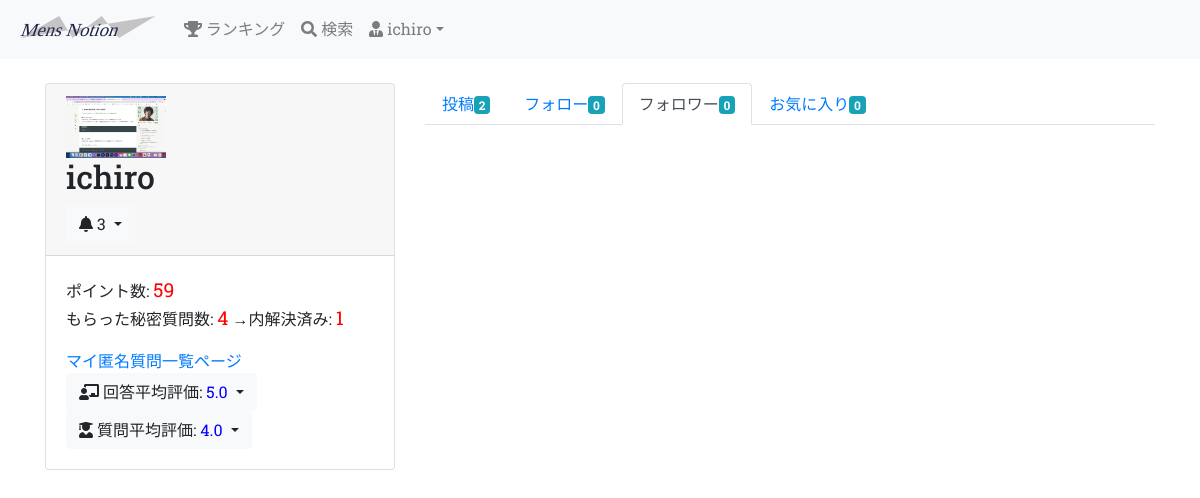
Before: /follower/1/ (signed in) with the older database file.
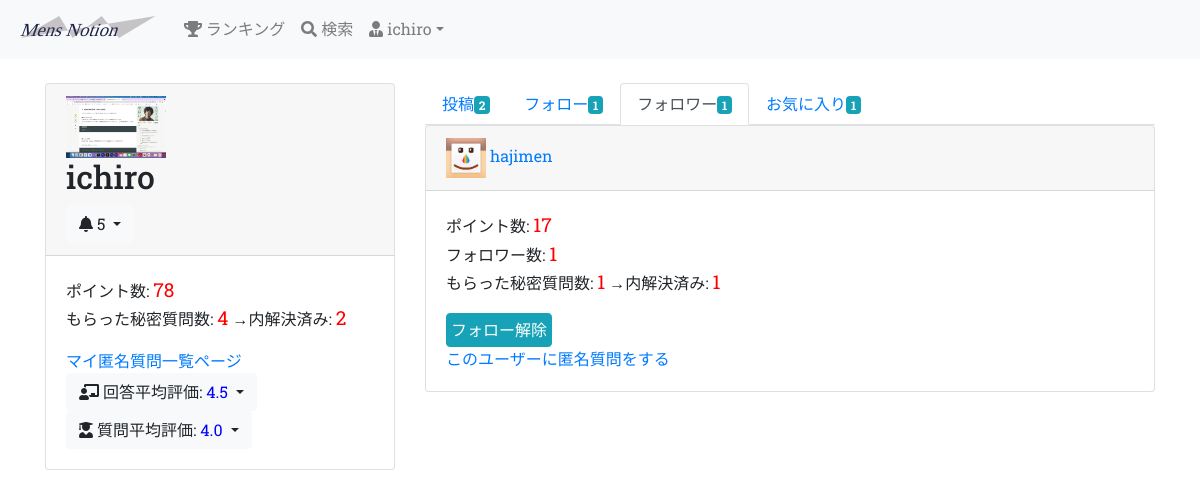
After: the same page with the newer database file.
### groomings/models.py (models this page shows, shortened)
class User(AbstractBaseUser, PermissionsMixin):
    username = models.CharField(max_length=150)
    email = models.EmailField(max_length=255, unique=True)
    image = models.FileField(upload_to='user_image/', null=True, blank=True)
    point = models.IntegerField(default=50, validators=[MinValueValidator(0)])
    follow = models.ManyToManyField(
        'self', blank=True, symmetrical=False, related_name="follower"
    )
    is_active = models.BooleanField(default=True)
    is_staff = models.BooleanField(default=False) # 管理画面にログインできるかどうか
    USERNAME_FIELD = 'email' # このテーブルのレコードを一意に識別
    REQUIRED_FIELDS = ['username'] # スーパーユーザー作成時に入力する(emailとパスワードは必須だからそれ以外で)
    objects = UserManager()
    class Meta:
        db_table = 'user'

class Date(models.Model):
    created_at = models.DateTimeField(default=now)
    class Meta:
        abstract = True

class Question(Date):
    title = models.CharField(max_length=30, null=True, blank=True)
    text = models.TextField(null=False, blank=False)
    image1 = models.FileField(upload_to='question_image/', null=True, blank=True)
    image2 = models.FileField(upload_to='question_image/', null=True, blank=True)
    image3 = models.FileField(upload_to='question_image/', null=True, blank=True)
    give_point = models.IntegerField(blank=False, null=False, default=5, validators=[MinValueValidator(5)])
    giver = models.ForeignKey(
        'User', on_delete=CASCADE, related_name="user_give_question"
    )
    recipient = models.ForeignKey(
        'User', on_delete=SET_NULL, null=True, related_name="user_receive_question"
    )
    to_giver_point = models.IntegerField(validators=[MinValueValidator(1), MaxValueValidator(5)], null=True)
    to_recipient_point = models.IntegerField(validators=[MinValueValidator(1), MaxValueValidator(5)], null=True)
    is_active = models.BooleanField(default=True)
    class Meta:
        db_table = 'question'

### groomings/views.py (the view)
# urls.py: path(r'follower/<int:user_id>/', views.follower, name='follower'), # フォロワーの一覧ページ
@login_required
def follower(request, user_id):
    user = User.objects.get(pk=user_id)
    my_follows = request.user.follow.all() # ログインユーザーがフォローしてるユーザーたち
    followers = user.follower.all() # useridのユーザーのフォロワーたち
    notifys = Notify.objects.filter(user=request.user).order_by('-created_at')
    eval_as_giver = user.user_give_question.filter(is_active=False).order_by('-created_at')
    eval_as_recipient = user.user_receive_question.filter(is_active=False).order_by('-created_at')
    return render(request, 'groomings/follower.html', context={
        "page_owner": user, "my_follows": my_follows, "followers": followers, "notifys": notifys, "eval_as_giver": eval_as_giver, "eval_as_recipient": eval_as_recipient
        })

### groomings/templatetags/tag_event.py (called while the page is built)
@register.filter(name="count_follow")
def count_follow(user):
    return user.follow.all().count()

@register.filter(name="count_follower")
def count_follwer(user):
    return user.follower.all().count()

@register.filter(name="count_my_post")
def count_my_post(user):
    return user.user_post.all().count()

@register.filter(name="count_my_favo")
def count_my_favo(user):
    return user.user_favo_post.all().count()

@register.filter(name="count_unvisit")
def count_unvisit(notifys):
    return notifys.filter(is_visited=False).count()

@register.filter(name="count_nonactive")
def count_nonactive(user):
    return user.user_receive_question.filter(is_active=False).count()

@register.filter(name="ave_eval_ag")
def ave_eval_ag(questions):
    if questions.count() == 0:
        return "none"
    eval = 0
    for question in questions:
        if question.to_giver_point:
            eval += question.to_giver_point
    return eval / questions.count()

### groomings/templates/groomings/follower.html
{% extends "groomings/_user.html" %}
{% load static %}
{% load tag_event %}
{% block posts %}
  <ul class="nav nav-tabs">
    <li class="nav-item"><a href="{% url 'groomings:user' page_owner.id %}" class="nav-link">投稿<span class="badge badge-info">{{ page_owner | count_my_post }}</span></a></li>
    <li class="nav-item"><a href="{% url 'groomings:followee' page_owner.id %}" class="nav-link">フォロー<span class="badge badge-info">{{ page_owner | count_follow }}</span></a></li>
    <li class="nav-item"><a href="{% url 'groomings:follower' page_owner.id %}" class="nav-link active">フォロワー<span class="badge badge-info">{{ page_owner | count_follower }}</span></a></li>
    <li class="nav-item"><a href="{% url 'groomings:user_favo' page_owner.id %}" class="nav-link">お気に入り<span class="badge badge-info">{{ page_owner | count_my_favo }}</span></a></li>
  </ul>
  {% for follower in followers %}
    <div class="card">
      <div class="card-header">
        {% if follower.image %}
          <img src="{{ follower.image.url }}" alt="" width="40px">
        {% else %}
          <img src="{% static 'static_image/default.png' %}" alt="" width="40px">
        {% endif %}
        <a href="{% url 'groomings:user' follower.id  %}">{{ follower.username }}</a>
      </div>
      <div class="card-body">
        <p>
          ポイント数: <span class="number">{{ follower.point }}</span><br>
          フォロワー数: <span class="number">{{ follower.follower.count }}</span><br>
          もらった秘密質問数: <span class="number">{{ follower.user_receive_question.count }}</span> →内解決済み: <span class="number">{{ follower | count_nonactive }}</span>
        </p>
        {% if follower != request.user %}
          {% if follower in my_follows %}
            <a href="{% url 'groomings:unfollow' follower.id %}" class="btn btn-info p-1">フォロー解除</a>
          {% else %}
            <a href="{% url 'groomings:follow' follower.id %}" class="btn btn-outline-info p-1">フォローする</a>
          {% endif %}
          <br><a href="{% url 'groomings:create_question' follower.id %}">このユーザーに匿名質問をする</a>
        {% endif %}
      </div>
    </div>
  {% endfor %}
{% endblock %}

### groomings/templates/groomings/_user.html (shortened to what this page needs)
{% extends "groomings/base.html" %}
{% load static %}
{% load tag_event %}
{% block content %}
  <div class="row">
    <div class="col-md-4">
      <div class="card">
        <div class="card-header">
          {% if page_owner.image %}
            <img src="{{ page_owner.image.url }}" alt="" width="100px">
          {% else %}
            <img src="{% static 'static_image/default.png' %}" alt="" width="100px">
          {% endif %}
          <h2>{{ page_owner.username }}</h2>
          {% if page_owner == request.user %}
            <div class="dropdown notify">
              <button type="button" class="btn btn-light dropdown-toggle" data-toggle="dropdown">
                <i class="fas fa-bell"></i> {{ notifys | count_unvisit }}
              </button>
            </div>
          {% endif %}
        </div>
        <div class="card-body">
          <p>
            ポイント数: <span class="number">{{ page_owner.point }}</span><br>
            もらった秘密質問数: <span class="number">{{ page_owner.user_receive_question.count }}</span> →内解決済み: <span class="number">{{ page_owner | count_nonactive }}</span>
          </p>
          {% if page_owner == request.user %}
            <a href="{% url 'groomings:anyms' %}">マイ匿名質問一覧ページ</a>
          {% endif %}
          <div class="dropdown">
            <button type="button" class="btn btn-light dropdown-toggle" data-toggle="dropdown">
              <i class="fas fa-chalkboard-teacher"></i> 回答平均評価: <span class="secret_number">{{ eval_as_recipient | ave_eval_ar }}</span>
            </button>
          </div>
          <div class="dropdown">
            <button type="button" class="btn btn-light dropdown-toggle" data-toggle="dropdown">
              <i class="fas fa-user-graduate"></i> 質問平均評価: <span class="secret_number">{{ eval_as_giver | ave_eval_ag }}</span>
            </button>
          </div>
        </div>
      </div>
    </div>
    <div class="col-md-8">
      {% block posts %}{% endblock %}
    </div>
  </div>
{% endblock %}

### groomings/templates/groomings/base.html (shortened to what this page needs)
{% load static %}<!DOCTYPE html>
<html lang="ja">
    <head>
        <link rel="stylesheet" href="https://stackpath.bootstrapcdn.com/bootstrap/4.5.0/css/bootstrap.min.css">
        <link rel="stylesheet" type="text/css" href="{% static 'base.css' %}">
    </head>
    <body>
        <header class="mb-4">
            <nav class="navbar navbar-expand-sm navbar-light bg-light">
                <a href="{% url 'groomings:top' %}" class="navbar-brand"><img src="{% static 'static_image/logo.svg' %}" height="30px"></a>
                <div class="collapse navbar-collapse" id="nav-bar">
                    <ul class="navbar-nav">
                        <li class="nav-item"><a href="{% url 'groomings:ranking' %}" class="nav-link"><i class="fas fa-trophy"></i> ランキング</a></li>
                        <li class="nav-item"><a href="{% url 'groomings:search' %}" class="nav-link"><i class="fas fa-search"></i> 検索</a></li>
                        <li class="nav-item dropdown">
                            {% if request.user.is_authenticated %}
                            <a href="#" class="nav-link dropdown-toggle" data-toggle="dropdown"><i class="fas fa-user-tie"></i> {{ request.user.username }}</a>
                            {% endif %}
                        </li>
                    </ul>
                </div>
            </nav>
        </header>
        <div class="container">
            {% block content %}{% endblock %}
        </div>
    </body>
</html>

Changed rows visible on the page:
changed User "ichiro": point "59" → "78"; id "1" → "2"; id "0" → "1"
changed through a linked row, Question (number 1 of 2 on the later page): recipient+to_recipient_point "5.0" → "4.5"
now on this page (row edited): User: username "hajimen", point "17", follower.count "1", user_receive_question.count "1", id "1", shows "フォロー解除", shows "このユーザーに匿名質問をする"
Other visible differences:
{{ notifys | count_unvisit }}: "3" → "5"
